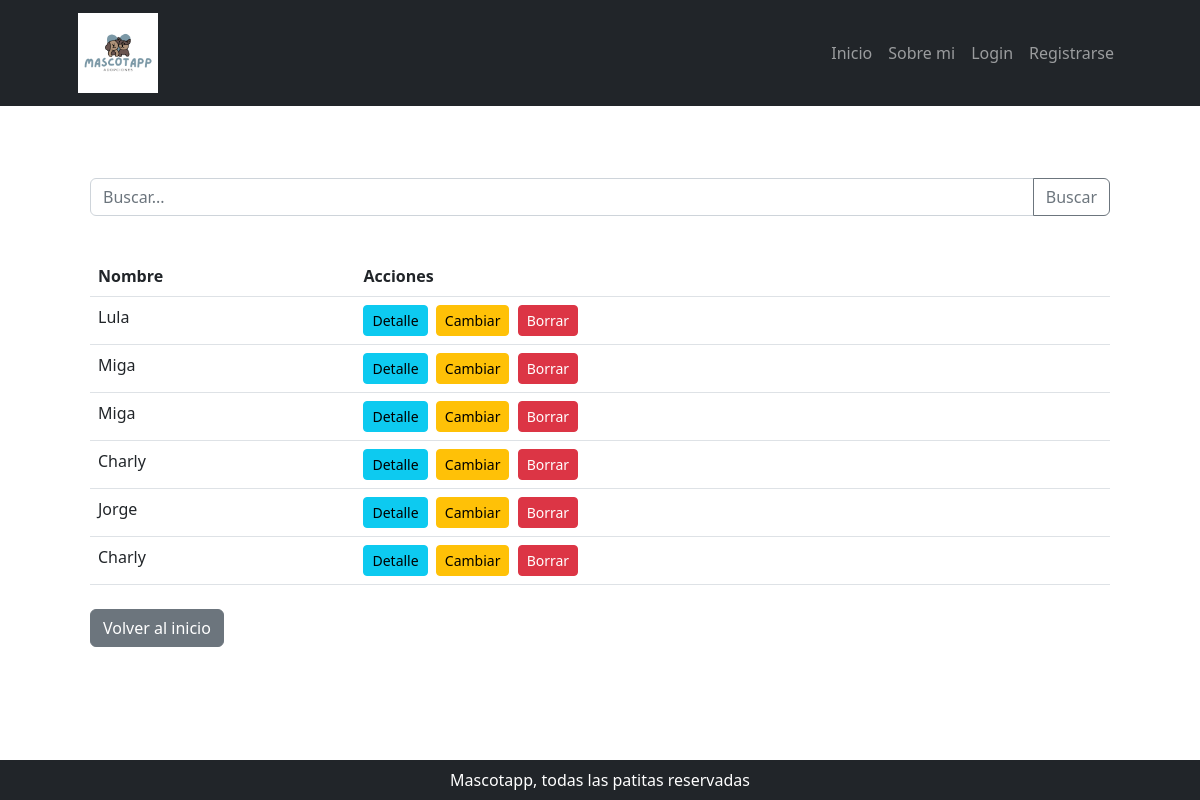
Page /adopcion/ on the committed database.
### adopcion/models.py (models this page shows, shortened)
class Adopcion(models.Model):
    adoptante = models.ForeignKey(User, on_delete=models.CASCADE)
    mascota = models.ForeignKey("mascota.Mascota", on_delete=models.CASCADE)
    fecha_adopcion = models.DateTimeField(default=timezone.now, editable=False)
    class Meta:
        ordering = ("-fecha_adopcion",)

### adopcion/views.py (the view)
# urls.py: path('', views.AdopcionList.as_view(), name='adopcion_list'),
class AdopcionList(ListView):
    model = Adopcion
    template_name = 'adopcion/lista_adopciones.html'
    context_object_name = 'adopciones'

### adopcion/templates/adopcion/adopcion_list.html (shortened to what this page needs)
{% extends 'core/base.html' %}
{% block contenido %}
<section class="container my-5">
    <section class="py-4">
        <form class="input-group mb-3" action="{% url 'adopcion:adopcion_list' %}" method="get">
            <input type="text" class="form-control" name="consulta" placeholder="Buscar..." aria-label="Buscar">
            <button class="btn btn-outline-secondary" type="submit" id="button-addon2">Buscar</button>
        </form>
    </section>
    {%if not object_list%}
    <p>No hay mascotas cargadas 🥳</p>
    {%else%}
    <table class="table table-hover">
        <thead>
            <tr>
                <th scope="col">Nombre</th>
                <th scope="col">Acciones</th>
            </tr>
        </thead>
        <tbody>
            {% for adopcion in object_list %}
            <tr>
                <td>{{ adopcion.adoptante.username }}</td>
                <td>
                    <a class="btn btn-info btn-sm me-1"
                        href="{% url 'adopcion:adopcion_detail' adopcion.id %}">Detalle</a>
                    <a class="btn btn-warning btn-sm me-1"
                        href="{% url 'adopcion:adopcion_update' adopcion.id %}">Cambiar</a>
                    <a class="btn btn-danger btn-sm" href="{% url 'adopcion:adopcion_delete' adopcion.id %}">Borrar</a>
                </td>
            </tr>
            {% endfor %}
        </tbody>
    </table>
    {%endif%}
    <section class="mt-4">
        <a class="btn btn-secondary" href="{% url 'core:home' %}" role="button">Volver al inicio</a>
    </section>
</section>
{% endblock contenido %}

### rows in the picture
Adopcion: adoptante.username "Lula"
Adopcion: adoptante.username "Miga"
Adopcion: adoptante.username "Miga"
Adopcion: adoptante.username "Charly"
Adopcion: adoptante.username "Jorge"
Adopcion: adoptante.username "Charly"
